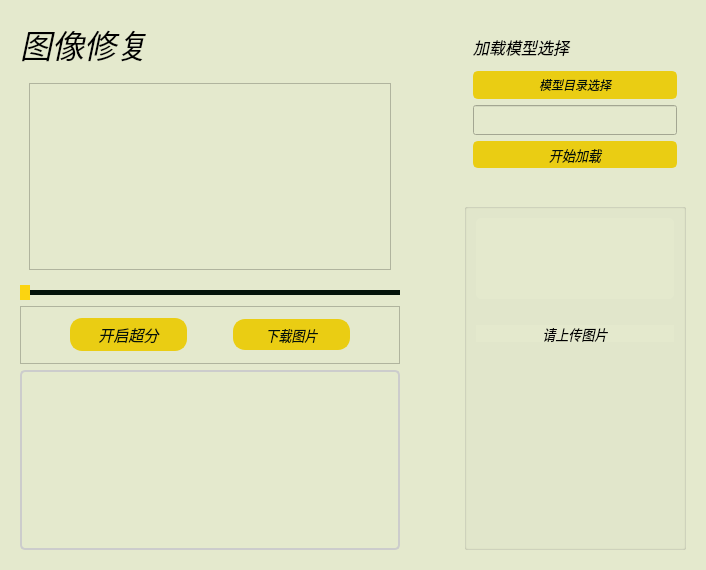
               <widget class="QWidget" name="page_ImageRefinement">
                <property name="styleSheet">
                 <string notr="true">background:#e4e9cd;</string>
                </property>
                <layout class="QHBoxLayout" name="horizontalLayout_38" stretch="6,0,3">
                 <item>
                  <widget class="QFrame" name="frame_7">
                   <property name="font">
                    <font>
                     <family>Smiley Sans</family>
                     <italic>true</italic>
                    </font>
                   </property>
                   <property name="frameShape">
                    <enum>QFrame::NoFrame</enum>
                   </property>
                   <property name="frameShadow">
                    <enum>QFrame::Sunken</enum>
                   </property>
                   <layout class="QVBoxLayout" name="verticalLayout_14" stretch="0,7,0,2,0">
                    <item>
                     <widget class="QLabel" name="Image_label_Title">
                      <property name="font">
                       <font>
                        <family>Smiley Sans</family>
                        <pointsize>24</pointsize>
                        <italic>true</italic>
                       </font>
                      </property>
                      <property name="text">
                       <string>图像修复</string>
                      </property>
                     </widget>
                    </item>
                    <item>
                     <widget class="QWidget" name="Image_widget_ImageRepaired" native="true">
                      <property name="font">
                       <font>
                        <family>Smiley Sans</family>
                        <italic>true</italic>
                       </font>
                      </property>
                      <layout class="QHBoxLayout" name="horizontalLayout_36">
                       <item>
                        <widget class="QGraphicsView" name="Image_graphicsView">
                         <property name="styleSheet">
                          <string notr="true">QGraphicsVier{
border: 2px solid;
border-radius: 5px;	
}</string>
                         </property>
                        </widget>
                       </item>
                      </layout>
                     </widget>
                    </item>
                    <item>
                     <widget class="QSlider" name="Image_Slider">
                      <property name="font">
                       <font>
                        <family>Smiley Sans</family>
                        <italic>true</italic>
                       </font>
                      </property>
                      <property name="styleSheet">
                       <string notr="true">QSlider::groove:horizontal {
    height:5px;
    background: #04130a;
}

QSlider::handle:horizontal {
    background:#fbd411;
    width: 10px;
margin:-8px 0
}

QSlider::add-page:horizondal {
    background:#04130a;
}

QSlider::sub-page:horizondal {
    background:#04130a;
}</string>
                      </property>
                      <property name="orientation">
                       <enum>Qt::Horizontal</enum>
                      </property>
                     </widget>
                    </item>
                    <item>
                     <widget class="QFrame" name="frame_6">
                      <property name="font">
                       <font>
                        <family>Smiley Sans</family>
                        <italic>true</italic>
                       </font>
                      </property>
                      <property name="frameShape">
                       <enum>QFrame::StyledPanel</enum>
                      </property>
                      <property name="frameShadow">
                       <enum>QFrame::Raised</enum>
                      </property>
                      <layout class="QHBoxLayout" name="horizontalLayout_37" stretch="1,1,1,1,1">
                       <item>
                        <spacer name="horizontalSpacer_10">
                         <property name="font">
                          <font>
                           <family>Smiley Sans</family>
                           <italic>true</italic>
                          </font>
                         </property>
                         <property name="orientation">
                          <enum>Qt::Horizontal</enum>
                         </property>
                         <property name="sizeHint" stdset="0">
                          <size>
                           <width>40</width>
                           <height>20</height>
                          </size>
                         </property>
                        </spacer>
                       </item>
                       <item>
                        <widget class="QPushButton" name="Image_pushButton_StartRepairing">
                         <property name="minimumSize">
                          <size>
                           <width>117</width>
                           <height>33</height>
                          </size>
                         </property>
                         <property name="maximumSize">
                          <size>
                           <width>393</width>
                           <height>16777215</height>
                          </size>
                         </property>
                         <property name="font">
                          <font>
                           <family>Smiley Sans</family>
                           <pointsize>11</pointsize>
                           <italic>true</italic>
                          </font>
                         </property>
                         <property name="styleSheet">
                          <string notr="true">QPushButton {
	border: 2px solid #eacd13;
	border-radius: 12px;	
	color:#04130a;
	background-color: #eacd13;
}
QPushButton:hover {
	border: 2px solid #fbd411;
	background-color: #fbd411;
}
QPushButton:pressed {	
	border: 2px solid #f6e56a;
	background-color: #f6e56a;
}

QPushButton:disabled {	
	border-radius: 12px;	
	border: 2px solid rgb(112,112,112);
	background-color: rgb(112,112,112);
}</string>
                         </property>
                         <property name="text">
                          <string>开启超分</string>
                         </property>
                        </widget>
                       </item>
                       <item>
                        <spacer name="horizontalSpacer_11">
                         <property name="font">
                          <font>
                           <family>Smiley Sans</family>
                           <italic>true</italic>
                          </font>
                         </property>
                         <property name="orientation">
                          <enum>Qt::Horizontal</enum>
                         </property>
                         <property name="sizeHint" stdset="0">
                          <size>
                           <width>40</width>
                           <height>20</height>
                          </size>
                         </property>
                        </spacer>
                       </item>
                       <item>
                        <widget class="QPushButton" name="Image_pushButton_Download">
                         <property name="minimumSize">
                          <size>
                           <width>117</width>
                           <height>31</height>
                          </size>
                         </property>
                         <property name="font">
                          <font>
                           <family>Smiley Sans</family>
                           <pointsize>10</pointsize>
                           <italic>true</italic>
                          </font>
                         </property>
                         <property name="styleSheet">
                          <string notr="true">QPushButton {
	border: 2px solid #eacd13;
	border-radius: 12px;	
	color:#04130a;
	background-color: #eacd13;
}
QPushButton:hover {
	border: 2px solid #fbd411;
	background-color: #fbd411;
}
QPushButton:pressed {	
	border: 2px solid #f6e56a;
	background-color: #f6e56a;
}

QPushButton:disabled {	
	border-radius: 12px;	
	border: 2px solid rgb(112,112,112);
	background-color: rgb(112,112,112);
}</string>
                         </property>
                         <property name="text">
                          <string>下载图片</string>
                         </property>
                        </widget>
                       </item>
                       <item>
                        <spacer name="horizontalSpacer_13">
                         <property name="font">
                          <font>
                           <family>Smiley Sans</family>
                           <italic>true</italic>
                          </font>
                         </property>
                         <property name="orientation">
                          <enum>Qt::Horizontal</enum>
                         </property>
                         <property name="sizeHint" stdset="0">
                          <size>
                           <width>40</width>
                           <height>20</height>
                          </size>
                         </property>
                        </spacer>
                       </item>
                      </layout>
                     </widget>
                    </item>
                    <item>
                     <widget class="QTextBrowser" name="Image_textBrowser">
                      <property name="minimumSize">
                       <size>
                        <width>0</width>
                        <height>180</height>
                       </size>
                      </property>
                      <property name="maximumSize">
                       <size>
                        <width>16777215</width>
                        <height>180</height>
                       </size>
                      </property>
                      <property name="font">
                       <font>
                        <family>Smiley Sans</family>
                        <italic>true</italic>
                       </font>
                      </property>
                      <property name="styleSheet">
                       <string notr="true">QTextBrowser{
border: 2px solid #cccccc;
border-radius: 5px;	
}
QScrollBar:vertical {
	background:#e4e9cd;
    width:20px;
    margin: 0px 0px 0px 0px;
}
QScrollBar::handle:vertical {
    background:#645c0c;
}
QScrollBar::add-page:vertical {
 	background:#22a241;
}
QScrollBar::sub-page:vertical {
 	background:#fbd411;
}
</string>
                      </property>
                     </widget>
                    </item>
                   </layout>
                  </widget>
                 </item>
                 <item>
                  <spacer name="horizontalSpacer_3">
                   <property name="orientation">
                    <enum>Qt::Horizontal</enum>
                   </property>
                   <property name="sizeType">
                    <enum>QSizePolicy::Fixed</enum>
                   </property>
                   <property name="sizeHint" stdset="0">
                    <size>
                     <width>40</width>
                     <height>20</height>
                    </size>
                   </property>
                  </spacer>
                 </item>
                 <item>
                  <widget class="QFrame" name="frame_5">
                   <property name="minimumSize">
                    <size>
                     <width>240</width>
                     <height>0</height>
                    </size>
                   </property>
                   <property name="maximumSize">
                    <size>
                     <width>240</width>
                     <height>16777215</height>
                    </size>
                   </property>
                   <property name="font">
                    <font>
                     <family>Smiley Sans</family>
                     <italic>true</italic>
                    </font>
                   </property>
                   <property name="frameShape">
                    <enum>QFrame::NoFrame</enum>
                   </property>
                   <property name="frameShadow">
                    <enum>QFrame::Sunken</enum>
                   </property>
                   <layout class="QVBoxLayout" name="verticalLayout_23" stretch="3,7">
                    <item>
                     <widget class="QFrame" name="frame_8">
                      <property name="font">
                       <font>
                        <family>Smiley Sans</family>
                        <italic>true</italic>
                       </font>
                      </property>
                      <property name="frameShape">
                       <enum>QFrame::NoFrame</enum>
                      </property>
                      <property name="frameShadow">
                       <enum>QFrame::Sunken</enum>
                      </property>
                      <layout class="QVBoxLayout" name="verticalLayout_19" stretch="2,0,0,2">
                       <item>
                        <widget class="QLabel" name="Image_label_SelectTheModel">
                         <property name="font">
                          <font>
                           <family>Smiley Sans</family>
                           <pointsize>12</pointsize>
                           <weight>50</weight>
                           <italic>true</italic>
                           <bold>false</bold>
                          </font>
                         </property>
                         <property name="styleSheet">
                          <string notr="true"/>
                         </property>
                         <property name="text">
                          <string>加载模型选择</string>
                         </property>
                         <property name="scaledContents">
                          <bool>false</bool>
                         </property>
                         <property name="margin">
                          <number>5</number>
                         </property>
                        </widget>
                       </item>
                       <item>
                        <widget class="QPushButton" name="Image_pushButton_SelectTheModel">
                         <property name="minimumSize">
                          <size>
                           <width>0</width>
                           <height>28</height>
                          </size>
                         </property>
                         <property name="font">
                          <font>
                           <family>Smiley Sans</family>
                           <italic>true</italic>
                          </font>
                         </property>
                         <property name="styleSheet">
                          <string notr="true">QPushButton {
	border: 2px solid #eacd13;
	border-radius: 5px;	
	color:#04130a;
	background-color: #eacd13;
}
QPushButton:hover {
	border: 2px solid #fbd411;
	background-color: #fbd411;
}
QPushButton:pressed {	
	border: 2px solid #f6e56a;
	background-color: #f6e56a;
}

QPushButton:disabled {	
	border-radius: 5px;	
	border: 2px solid rgb(112,112,112);
	background-color: rgb(112,112,112);
}</string>
                         </property>
                         <property name="text">
                          <string>模型目录选择</string>
                         </property>
                        </widget>
                       </item>
                       <item>
                        <widget class="QLineEdit" name="model_path_sr_edit">
                         <property name="minimumSize">
                          <size>
                           <width>0</width>
                           <height>30</height>
                          </size>
                         </property>
                         <property name="maximumSize">
                          <size>
                           <width>16777215</width>
                           <height>30</height>
                          </size>
                         </property>
                        </widget>
                       </item>
                       <item>
                        <widget class="QPushButton" name="Image_pushButton_StartLoading">
                         <property name="minimumSize">
                          <size>
                           <width>0</width>
                           <height>27</height>
                          </size>
                         </property>
                         <property name="font">
                          <font>
                           <family>Smiley Sans</family>
                           <pointsize>10</pointsize>
                           <italic>true</italic>
                          </font>
                         </property>
                         <property name="styleSheet">
                          <string notr="true">QPushButton {
	border: 2px solid #eacd13;
	border-radius: 5px;	
	color:#04130a;
	background-color: #eacd13;
}
QPushButton:hover {
	border: 2px solid #fbd411;
	background-color: #fbd411;
}
QPushButton:pressed {	
	border: 2px solid #f6e56a;
	background-color: #f6e56a;
}

QPushButton:disabled {	
	border-radius: 5px;	
	border: 2px solid rgb(112,112,112);
	background-color: rgb(112,112,112);
}</string>
                         </property>
                         <property name="text">
                          <string>开始加载</string>
                         </property>
                        </widget>
                       </item>
                      </layout>
                     </widget>
                    </item>
                    <item>
                     <widget class="QGroupBox" name="groupBox_5">
                      <property name="font">
                       <font>
                        <family>Smiley Sans</family>
                        <pointsize>12</pointsize>
                        <italic>true</italic>
                       </font>
                      </property>
                      <property name="styleSheet">
                       <string notr="true">text-align:center;
margin-top:20px;</string>
                      </property>
                      <property name="title">
                       <string/>
                      </property>
                      <layout class="QVBoxLayout" name="verticalLayout_22">
                       <item>
                        <widget class="QPushButton" name="Image_pushButton_Upload">
                         <property name="minimumSize">
                          <size>
                           <width>178</width>
                           <height>101</height>
                          </size>
                         </property>
                         <property name="baseSize">
                          <size>
                           <width>0</width>
                           <height>0</height>
                          </size>
                         </property>
                         <property name="font">
                          <font>
                           <family>Smiley Sans</family>
                           <italic>true</italic>
                          </font>
                         </property>
                         <property name="styleSheet">
                          <string notr="true">border-radius:5px;

margin-top:20px;</string>
                         </property>
                         <property name="text">
                          <string/>
                         </property>
                         <property name="icon">
                          <iconset>
                           <normaloff>icons/1x/picture.png</normaloff>icons/1x/picture.png</iconset>
                         </property>
                         <property name="iconSize">
                          <size>
                           <width>101</width>
                           <height>101</height>
                          </size>
                         </property>
                         <property name="autoRepeat">
                          <bool>false</bool>
                         </property>
                         <property name="autoExclusive">
                          <bool>false</bool>
                         </property>
                        </widget>
                       </item>
                       <item>
                        <widget class="QLabel" name="label_6">
                         <property name="maximumSize">
                          <size>
                           <width>16777215</width>
                           <height>37</height>
                          </size>
                         </property>
                         <property name="font">
                          <font>
                           <family>Smiley Sans</family>
                           <pointsize>10</pointsize>
                           <italic>true</italic>
                          </font>
                         </property>
                         <property name="text">
                          <string>请上传图片</string>
                         </property>
                         <property name="alignment">
                          <set>Qt::AlignCenter</set>
                         </property>
                        </widget>
                       </item>
                       <item>
                        <spacer name="verticalSpacer_2">
                         <property name="font">
                          <font>
                           <family>Smiley Sans</family>
                           <italic>true</italic>
                          </font>
                         </property>
                         <property name="orientation">
                          <enum>Qt::Vertical</enum>
                         </property>
                         <property name="sizeHint" stdset="0">
                          <size>
                           <width>20</width>
                           <height>48</height>
                          </size>
                         </property>
                        </spacer>
                       </item>
                      </layout>
                     </widget>
                    </item>
                   </layout>
                  </widget>
                 </item>
                </layout>
               </widget>
